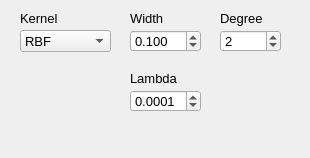
<?xml version="1.0" encoding="UTF-8"?>
<ui version="4.0">
 <class>ParametersRVM</class>
 <widget class="QWidget" name="ParametersRVM">
  <property name="geometry">
   <rect>
    <x>0</x>
    <y>0</y>
    <width>310</width>
    <height>158</height>
   </rect>
  </property>
  <property name="windowTitle">
   <string>Form</string>
  </property>
  <widget class="QLabel" name="label_3">
   <property name="geometry">
    <rect>
     <x>130</x>
     <y>10</y>
     <width>50</width>
     <height>16</height>
    </rect>
   </property>
   <property name="font">
    <font>
     <pointsize>10</pointsize>
    </font>
   </property>
   <property name="text">
    <string>Width</string>
   </property>
  </widget>
  <widget class="QSpinBox" name="kernelDegSpin">
   <property name="geometry">
    <rect>
     <x>220</x>
     <y>30</y>
     <width>61</width>
     <height>22</height>
    </rect>
   </property>
   <property name="font">
    <font>
     <pointsize>10</pointsize>
    </font>
   </property>
   <property name="toolTip">
    <string>Degree of the kernel polynomial
(Polynomial only)</string>
   </property>
   <property name="minimum">
    <number>1</number>
   </property>
   <property name="value">
    <number>2</number>
   </property>
  </widget>
  <widget class="QLabel" name="label_2">
   <property name="geometry">
    <rect>
     <x>20</x>
     <y>10</y>
     <width>91</width>
     <height>16</height>
    </rect>
   </property>
   <property name="font">
    <font>
     <pointsize>10</pointsize>
    </font>
   </property>
   <property name="text">
    <string>Kernel</string>
   </property>
  </widget>
  <widget class="QLabel" name="svmTypeLabel">
   <property name="geometry">
    <rect>
     <x>130</x>
     <y>70</y>
     <width>70</width>
     <height>16</height>
    </rect>
   </property>
   <property name="font">
    <font>
     <pointsize>10</pointsize>
    </font>
   </property>
   <property name="text">
    <string>Lambda</string>
   </property>
  </widget>
  <widget class="QDoubleSpinBox" name="kernelWidthSpin">
   <property name="geometry">
    <rect>
     <x>130</x>
     <y>30</y>
     <width>71</width>
     <height>22</height>
    </rect>
   </property>
   <property name="font">
    <font>
     <pointsize>10</pointsize>
    </font>
   </property>
   <property name="toolTip">
    <string>Width of the kernel (gamma)
RBF and Polynomial only</string>
   </property>
   <property name="decimals">
    <number>3</number>
   </property>
   <property name="minimum">
    <double>0.001000000000000</double>
   </property>
   <property name="maximum">
    <double>9999.000000000000000</double>
   </property>
   <property name="singleStep">
    <double>0.010000000000000</double>
   </property>
   <property name="value">
    <double>0.100000000000000</double>
   </property>
  </widget>
  <widget class="QLabel" name="label_21">
   <property name="geometry">
    <rect>
     <x>220</x>
     <y>10</y>
     <width>50</width>
     <height>16</height>
    </rect>
   </property>
   <property name="font">
    <font>
     <pointsize>10</pointsize>
    </font>
   </property>
   <property name="text">
    <string>Degree</string>
   </property>
  </widget>
  <widget class="QComboBox" name="kernelTypeCombo">
   <property name="geometry">
    <rect>
     <x>20</x>
     <y>30</y>
     <width>91</width>
     <height>22</height>
    </rect>
   </property>
   <property name="font">
    <font>
     <pointsize>10</pointsize>
    </font>
   </property>
   <property name="toolTip">
    <string>kernel function</string>
   </property>
   <property name="currentIndex">
    <number>2</number>
   </property>
   <item>
    <property name="text">
     <string>Linear</string>
    </property>
   </item>
   <item>
    <property name="text">
     <string>Polynomial</string>
    </property>
   </item>
   <item>
    <property name="text">
     <string>RBF</string>
    </property>
   </item>
   <item>
    <property name="text">
     <string>Sigmoid</string>
    </property>
   </item>
  </widget>
  <widget class="QDoubleSpinBox" name="svmCSpin">
   <property name="geometry">
    <rect>
     <x>130</x>
     <y>90</y>
     <width>71</width>
     <height>22</height>
    </rect>
   </property>
   <property name="font">
    <font>
     <pointsize>10</pointsize>
    </font>
   </property>
   <property name="toolTip">
    <string>Training Parameter
C-SVM: C cost function, (alpha_i &lt;= C)
Nu-SVM: nu, ratio on the amount of alphas that can be selected
RVM: eps, stopping criterion (the smaller, the more accurate)
Pegasos: lambda, accuracy-generalization tradeoff parameter </string>
   </property>
   <property name="decimals">
    <number>4</number>
   </property>
   <property name="minimum">
    <double>0.000000000000000</double>
   </property>
   <property name="maximum">
    <double>999.990000000000009</double>
   </property>
   <property name="singleStep">
    <double>0.010000000000000</double>
   </property>
   <property name="value">
    <double>0.000100000000000</double>
   </property>
  </widget>
 </widget>
 <resources/>
 <connections/>
</ui>
